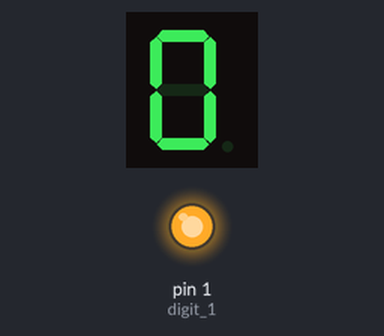
The sketch below on a simulated Arduino Uno, built with avr-gcc and run on an emulated ATmega328P. Shown: 1-digit seven-segment display, output pins drawn as LEDs (lit = HIGH). Wiring (inferred from the names in the program): 1-digit 7-segment display, segments lit when HIGH: segments pin 6, pin 7, pin 8, pin 9, pin 10, pin 11, pin 12. The segment pins are drawn as the display they are named for; pins used as bus, display or sensor lines are not drawn.

Above: at 0.1 s.
At 1.1 s:
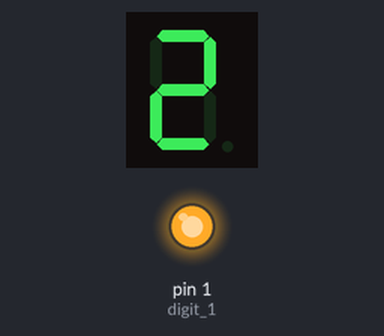
At 2.1 s:
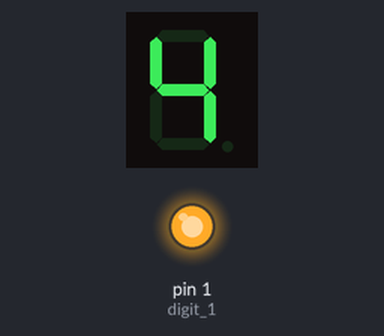
At 4.6 s:
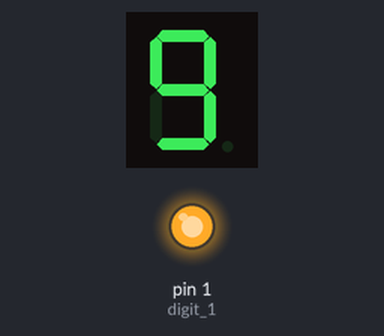
Timing chart, 0 to 6.1 s (numbered marks = the images above):
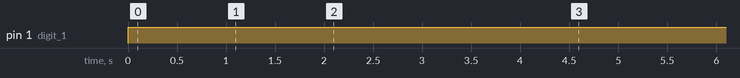

Measured:
- by itself, pin 1 (digit_1): LOW → HIGH at 0.00 s
- by itself, everything shown: repeats every 5.0 s, in 10 steps
- what the display in image 1 shows lasts 0.5 s, from 1.0 s to 1.5 s

The sketch:

D_8_v_4_0_C_4_v_1.ino
```cpp
/*
  File: D_8_v_4_0_C_4_v_1
  Behavior: 7-seg LED
  Ports used:

  Date: 2013/05/04 12:08:42

*/

/* Segment: a,b,c  */
const int anode_pins[] = {6, 7, 8,
                          9, 10, 11,
                          12
                        };
const int number_of_anode_pins = sizeof(anode_pins) / sizeof(anode_pins[0]);

const int LED_dp =  13;    // Port 13 => Output (Connect the anode of the LED to this port)

const int digit_1 =  1;    // Port 13 => Output (Connect the anode of the LED to this port)

const int digits[] = {
  0b00111111, // 0
  0b00000110, // 1
  0b01011011, // 2
  0b01001111, // 3
  0b01100110, // 4
  0b01101101, // 5
  0b01111101, // 6
  0b00100111, // 7
  0b01111111, // 8
  0b01101111, // 9
};
void setup()
{
    for (int i = 0; i < number_of_anode_pins; i++) {
      pinMode(anode_pins[i], OUTPUT);  // anode_pinsを出力モードに設定する
    }

    pinMode(digit_1, OUTPUT);  // cathode_pinを出力モードに設定する
}

void loop()
{
    digitalWrite(digit_1, HIGH);

    for (int i = 0; i < 10; i++) {
        display_number(i);
  	delay(500);
    }


}//void loop()

void display_number (int n) {
  for (int i = 0; i < number_of_anode_pins; i++) {
    digitalWrite(anode_pins[i], digits[n] & (1 << i) ? HIGH : LOW);
  }
}
```
